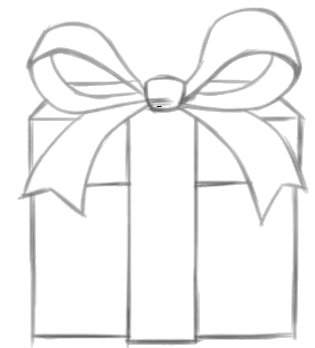
#> input picture Pig/Image/gift.png, 315 x 348 px
$ python process-white-black.py
#> lines starting #> are read from the running program, lines starting #| are printed output that depends on the picture
from PIL import Image

link = '../Image/'
name = 'gift'
dot = '.png'
url = link+name+dot
url_save = link+name+dot

img = Image.open(url)
#> img is the input picture: PIL image 315x348 RGBA; mean R, G, B, A 31.4, 31.4, 31.4, 40.4
new_img = img.convert('L')
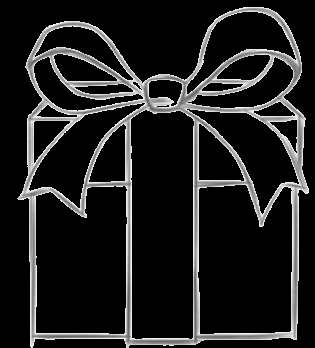
#> new_img: PIL image 315x348 L; min 0, max 244, mean 31.4

new_img.show()
new_img.save(url_save)

$ run again, with Pig/Image/balloon_Crop.png copied over Pig/Image/gift.png
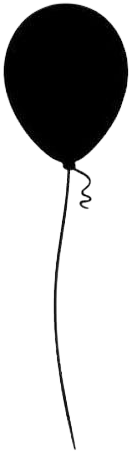
#> input picture Pig/Image/balloon_Crop.png, 130 x 460 px
#> img is the input picture: PIL image 130x460 RGBA; mean R, G, B, A 5.4, 5.4, 5.4, 68.5
#> `new_img = img.convert('L')`:
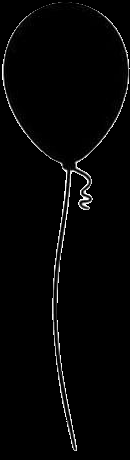
#> new_img: PIL image 130x460 L; min 0, max 255, mean 5.4
